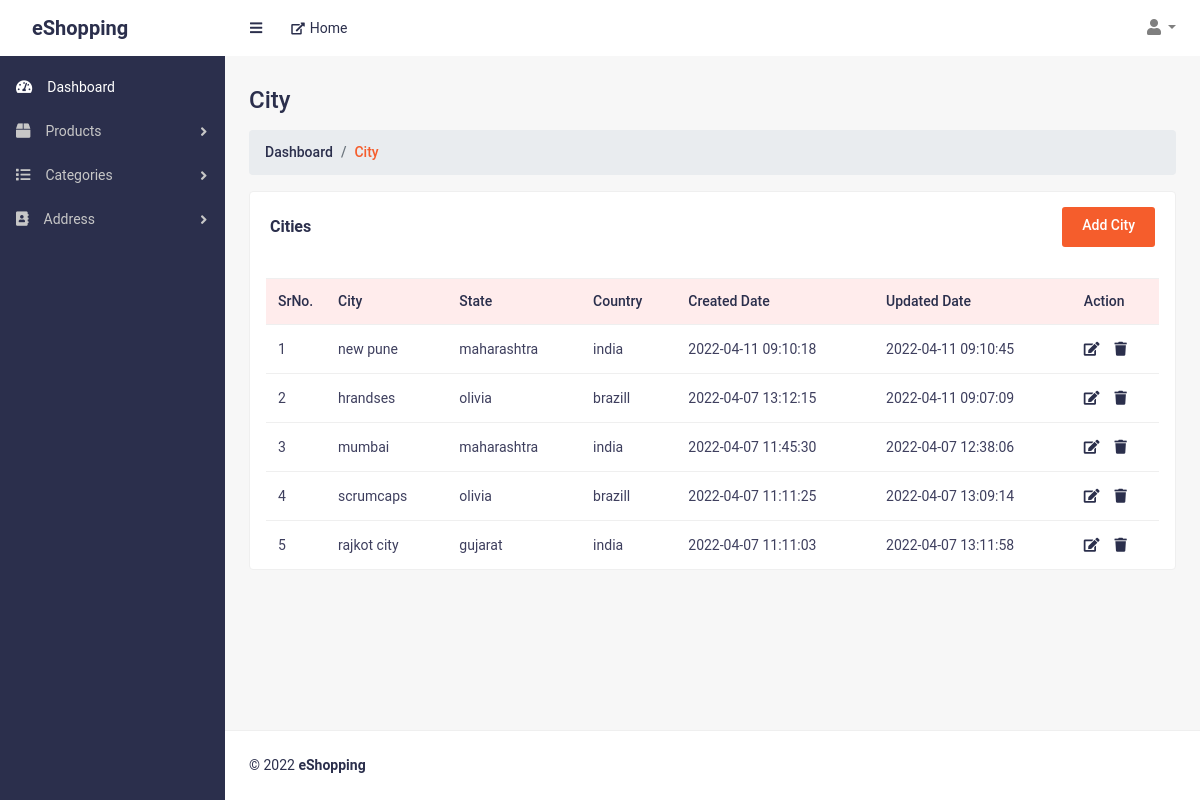
The app's page /cities.php (signed in), older data.
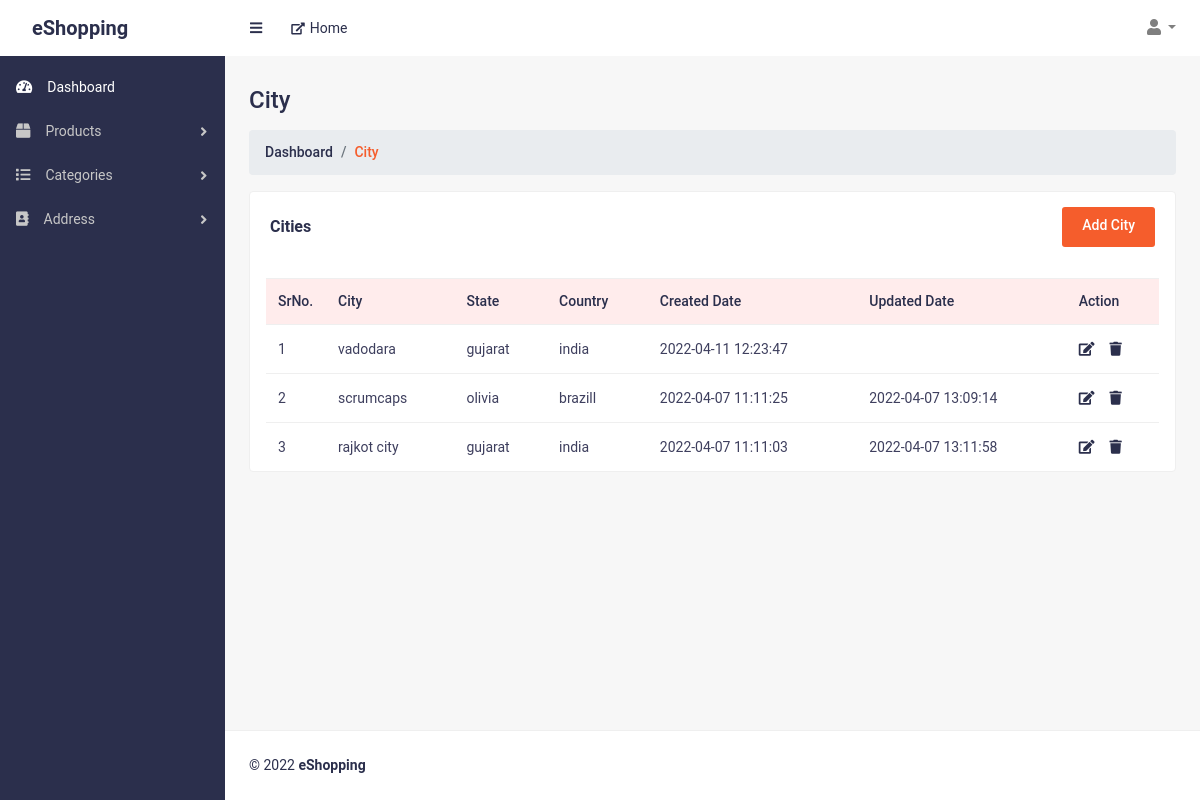
The same page, newer data.
### tables this page shows
CREATE TABLE `cities` (
  `id` int(11) NOT NULL,
  `city` varchar(50) NOT NULL,
  `stateId` int(11) NOT NULL,
  `countryId` int(11) NOT NULL,
  `modifiedDate` datetime DEFAULT NULL,
  `createdDate` datetime DEFAULT NULL,
  `status` tinyint(4) NOT NULL DEFAULT 0
);

CREATE TABLE `states` (
  `id` int(11) NOT NULL,
  `state` varchar(50) NOT NULL,
  `countryId` int(11) NOT NULL,
  `modifiedDate` datetime DEFAULT NULL,
  `createdDate` datetime DEFAULT NULL,
  `status` tinyint(2) NOT NULL DEFAULT 0
);

CREATE TABLE `countries` (
  `id` int(11) NOT NULL,
  `country` varchar(50) NOT NULL,
  `modifiedDate` datetime DEFAULT NULL,
  `createdDate` datetime DEFAULT NULL,
  `status` tinyint(2) NOT NULL DEFAULT 0
);

### handler/dbHandler.php (called while the page is built, shortened)
<?php
    class DBConnection{
        private $hostname = "localhost";
        private $username = "root";
        private $password = "";
        private $database = "eshopping";
        private $conn;
        function __construct(){
            $this->conn = new mysqli($this->hostname, $this->username, $this->password, $this->database);
        }
        function getConnection(){
            return $this->conn;
        }
    }

### handler/addressHandler.php (called while the page is built, shortened)
<?php
require_once("dbHandler.php");
class AddressHandler extends DBConnection
{
    function getCities()
    {
        $sql = "SELECT cities.*, states.state, countries.country FROM cities JOIN states ON cities.stateId=states.id JOIN countries ON countries.id=cities.countryId WHERE cities.status=0 AND countries.status=0 AND states.status=0 ORDER BY cities.id DESC";
        $result = $this->getConnection()->query($sql);
        $records = [];
        if ($result->num_rows > 0) {
            while ($row = $result->fetch_assoc()) {
                array_push($records, $row);
            }
        } else {
            $records = [];
        }
        return $records;
    }
}

### cities.php (the view, shortened to what this page needs)
<?php
require("./handler/addressHandler.php");
$address = new AddressHandler();
$cities = $address->getCities();
?>
<!DOCTYPE html>
<html lang="en">
<head>
	<link href="css/styles.css" rel="stylesheet">
	<link href="css/admin-style.css" rel="stylesheet">
	<link href="vendor/bootstrap/css/bootstrap.min.css" rel="stylesheet">
	<link href="vendor/fontawesome-free/css/all.min.css" rel="stylesheet">
</head>
<body class="sb-nav-fixed">
	<?php
	include_once("./includes/header.php");
	?>
	<div id="layoutSidenav">
		<div id="layoutSidenav_nav">
			<?php
			include_once("./includes/sidebar.php");
			?>
		</div>
		<div id="layoutSidenav_content">
			<main>
				<div class="container-fluid">
					<h2 class="mt-30 page-title">City</h2>
					<ol class="breadcrumb">
						<li class="breadcrumb-item"><a href="index.php">Dashboard</a></li>
						<li class="breadcrumb-item active">City</li>
					</ol>
					<div class="row">
						<div class="col-lg-12 col-md-12">
							<div class="card card-static-2 mb-30">
								<div class="card-title-2">
									<h4 style="width:100%;display: flex; justify-content: space-between;align-items: center;">
										<p><b>Cities</b></p>
										<p><a href="add_city.php" class="add-btn hover-btn">Add City</a></p>
									</h4>
								</div>
								<div class="card-body-table px-3">
									<div class="table-responsive">
										<table class="table ucp-table table-hover">
											<thead>
												<tr>
													<th style="width:60px">SrNo.</th>
													<th>City</th>
													<th>State</th>
													<th>Country</th>
													<th>Created Date</th>
													<th>Updated Date</th>
													<th>Action</th>
												</tr>
											</thead>
											<tbody>
												<?php
												if (count($cities)) {
													$srno = 1;
													foreach ($cities as $city) {
												?>
														<tr>
															<td><?= $srno++ ?></td>
															<td><?= $city["city"] ?></td>
															<td><?= $city["state"] ?></td>
															<td><?= $city["country"] ?></td>
															<td><?= $city["createdDate"] ?></td>
															<td><?= $city["modifiedDate"] ?></td>
															<td class="action-btns">
																<a href="add_city.php?edit=<?= $city["id"] ?>" class="edit-btn"><i class="fas fa-edit"></i></a>
																<a href="./handler/requestHandler.php?dCity=<?= $city["id"] ?>" class="edit-btn deleteRow"><i class="fas fa-trash"></i></a>
															</td>
														</tr>
												<?php
													}
												} else {
													echo "<tr><td colspan=3>No Record Found!!</td></tr>";
												}
												?>
											</tbody>
										</table>
									</div>
								</div>
							</div>
						</div>
					</div>
				</div>
			</main>
			<?php
			include_once("./includes/footer.php");
			?>
		</div>
	</div>
</body>
</html>

Row changes from the older to the newer data that the page shows:
no longer on this page (row unchanged): cities: city "new pune", stateId.state "maharashtra", countryId.country "india", createdDate "2022-04-11 09:10:18", modifiedDate "2022-04-11 09:10:45"
no longer on this page (row edited): cities: city "hrandses", stateId.state "olivia", countryId.country "brazill", createdDate "2022-04-07 13:12:15", modifiedDate "2022-04-11 09:07:09"
no longer on this page (row unchanged): cities: city "mumbai", stateId.state "maharashtra", countryId.country "india", createdDate "2022-04-07 11:45:30", modifiedDate "2022-04-07 12:38:06"
added cities: city "vadodara", stateId.state "gujarat", countryId.country "india", createdDate "2022-04-11 12:23:47"
